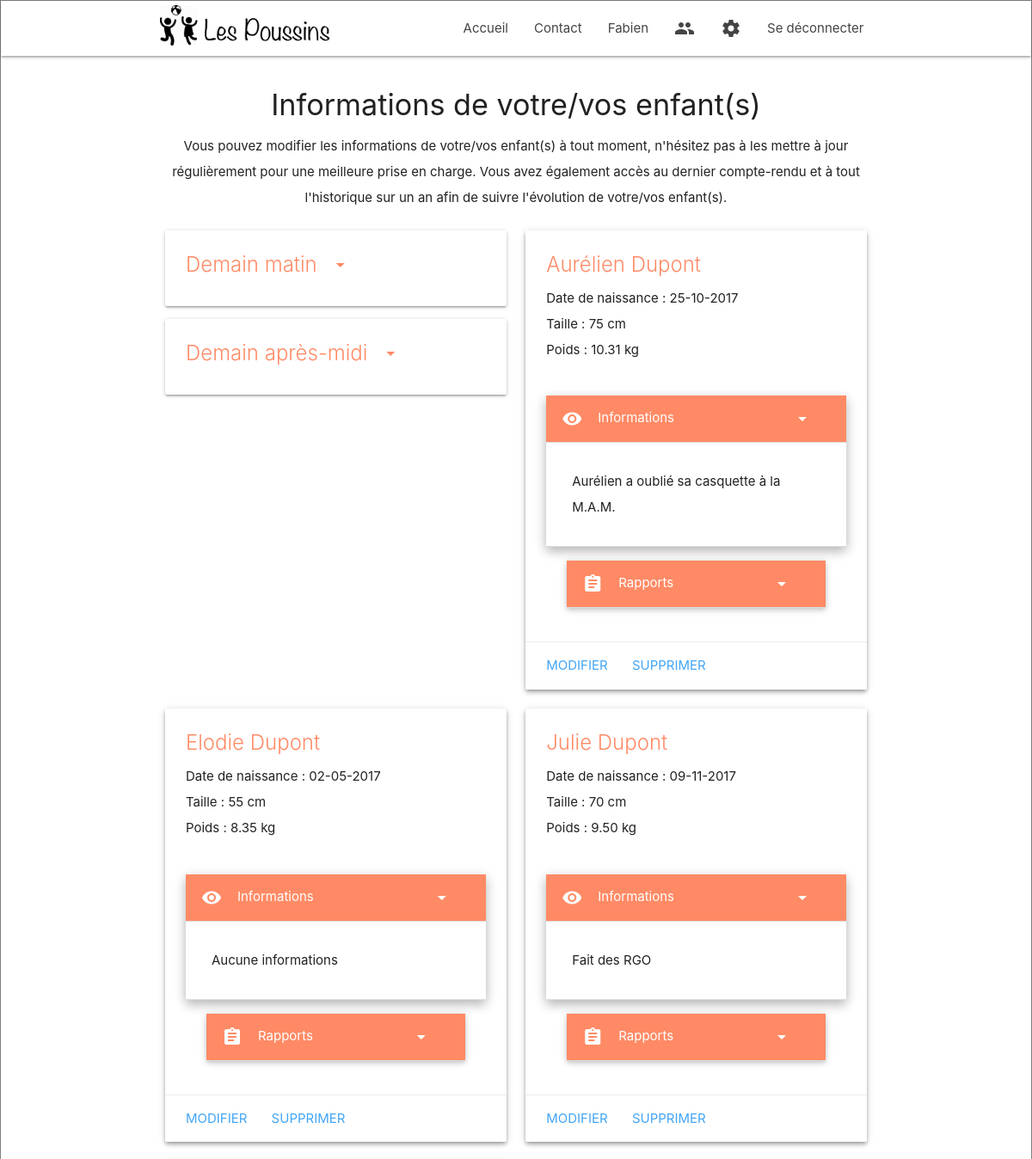
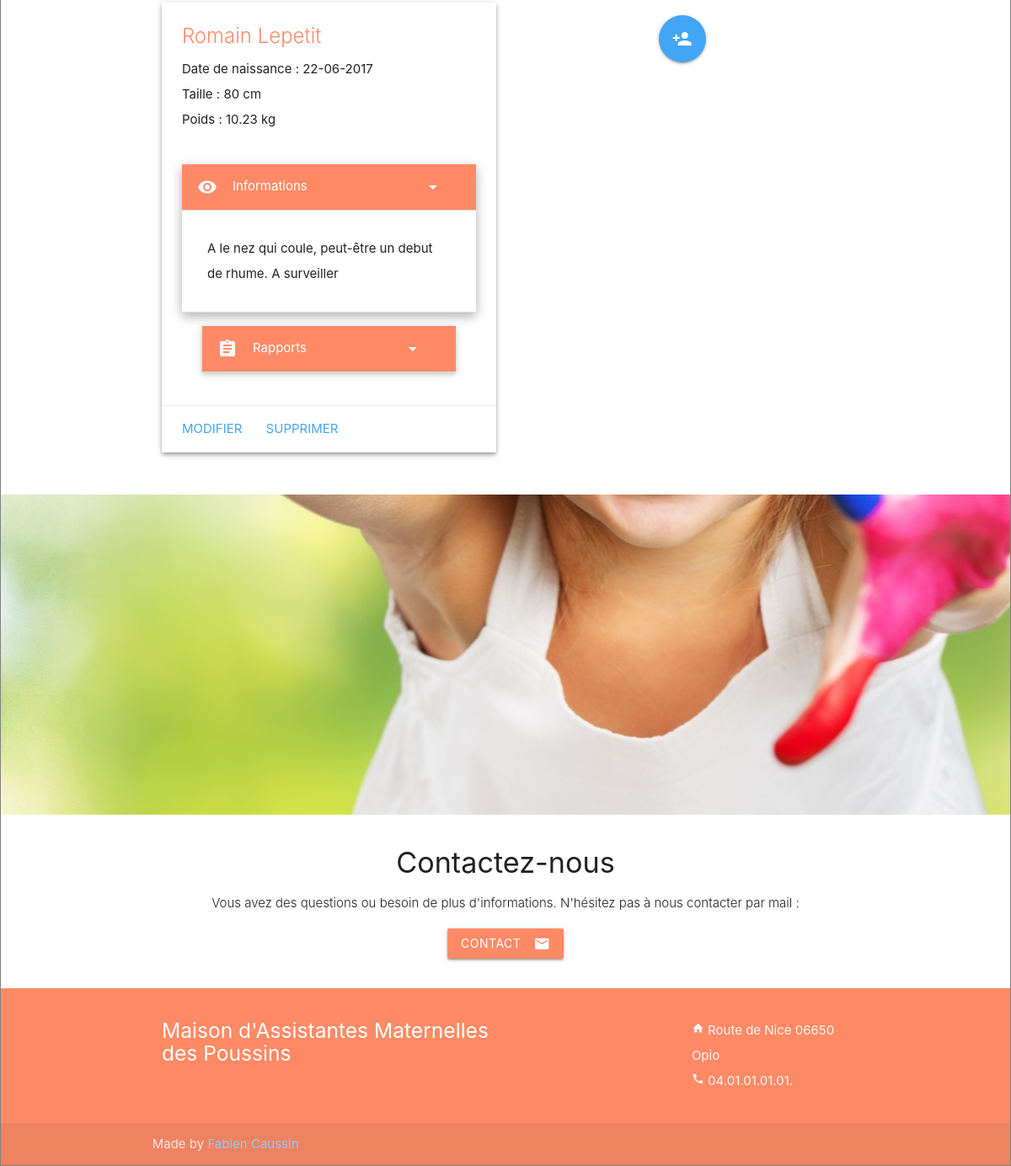
/index.php?action=login (signed in), run on the app's committed database (2 pictures, top to bottom).
### tables this page shows
CREATE TABLE `children` (
  `id` int(11) NOT NULL,
  `parentId` int(11) NOT NULL,
  `childName` varchar(255) NOT NULL,
  `familyName` varchar(255) NOT NULL,
  `birthday` date NOT NULL,
  `height` int(11) NOT NULL,
  `weight` decimal(6,2) NOT NULL,
  `note` text NOT NULL
);

### App/Controllers/UsersController.php (called while the page is built, shortened)
<?php
  class UsersController
  {
    private $users;
    private $child;
    public function __construct()
    {
      $this->users = new UsersManager;
      $this->child = new ChildrenManager;
    }
    public function homeUser()
    {
      if ($_SESSION['admin'] == 1) {
        $children = $this->child->getAllChildren();
        $user = $this->users->getUsers();
      }
      else {
        $children = $this->child->getChildren($_SESSION['id']);
        $user = "";
      }
      $view = new View("User");
      $view->generateView(array('children' => $children, 'user' => $user));
    }
  }
?>

### Public/index.php (called while the page is built, shortened)
<?php
require ("../App/Autoloader.php");
$router = new Router;
$router->routerRequest();
?>

### App/Autoloader.php (called while the page is built, shortened)
<?php
class Autoloader{
	static function autoload($class){
		if(strpos($class, __NAMESPACE__ . '\\') === 0){
      $class = str_replace(__NAMESPACE__ . '\\', '', $class);
      $class = str_replace('\\', '/', $class);
    }
	}
}

### App/Models/ChildrenManager.php (called while the page is built, shortened)
<?php
  class ChildrenManager extends PDOManager
  {
    public function getAllChildren()
    {
      $sql = "SELECT id, parentId, childName, familyName, DATE_FORMAT(birthday, '%d-%m-%Y') AS birthday_fr, height, weight, note FROM children ORDER BY familyName, childName";
      $children = $this->executeRequest($sql);
      return $children;
    }
  }
?>

### App/Config/Configuration.php (called while the page is built, shortened)
<?php
  class Configuration
  {
    private static $parameters;
    private static function getParameters()
    {
      if (self::$parameters == null) {
        $file = "../App/Config/config.ini";
        if (!file_exists($file)) {
          throw new \Exception("Auncun fichier de configuration trouvé");
        }
        else {
          self::$parameters = parse_ini_file($file);
        }
      }
      return self::$parameters;
    }
    public static function get($name, $defaultValue = null)
    {
      if (isset(self::getParameters()[$name])) {
        $value = self::getParameters()[$name];
      }
      else {
        $value = $defaultValue;
      }
      return $value;
    }
  }
?>

### App/Config/PDOManager.php (called while the page is built, shortened)
<?php
  abstract class PDOManager
  {
    private static $db;
    private static function dbConnect()
    {
      if (self::$db == null) {
        $dsn = Configuration::get("dsn");
        $login = Configuration::get("login");
        $password = Configuration::get("password");
        self::$db = new PDO($dsn, $login, $password);
        self::$db->setAttribute(PDO::ATTR_ERRMODE, PDO::ERRMODE_WARNING);
      }
      return self::$db;
    }
    protected function executeRequest($sql, $vars = null)
    {
        $req = self::dbConnect()->prepare($sql);
        $req->execute($vars);
      return $req;
    }
  }
?>

### App/Models/UsersManager.php (called while the page is built, shortened)
<?php
  class UsersManager extends PDOManager
  {
    public function getUsers()
    {
      $sql = "SELECT id, username, password, admin FROM users";
      $users = $this->executeRequest($sql);
      return $users;
    }
  }
?>

### App/Views/viewUser.php (the view, shortened to what this page needs)
<?php $this->title = "Accueil du compte: " . $_SESSION['username']; ?>
<div class="container">
  <div class="section">
    <div class="row">
      <div class="col s12 center">
        <h4>Informations de votre/vos enfant(s)</h4>
        <p>Vous pouvez modifier les informations de votre/vos enfant(s) à tout moment, n'hésitez pas à les mettre à jour régulièrement pour une meilleure prise en charge. Vous avez également accès au dernier compte-rendu et à tout l'historique sur un an afin de suivre l'évolution de votre/vos enfant(s).</p>
      </div>
      <div class="col s12 m6">
        <div class="card horizontal">
          <div class="card-content">
            <span class="card-title activator deep-orange-text text-lighten-2"><i class="material-icons right">arrow_drop_down</i>Demain matin</span>
          </div>
        </div>
        <div class="card horizontal">
          <div class="card-content">
            <span class="card-title activator deep-orange-text text-lighten-2"><i class="material-icons right">arrow_drop_down</i>Demain après-midi</span>
          </div>
        </div>
      </div>
      <?php foreach ($children as $children): ?>
        <div class="col s12 m6">
          <div class="card hoverable z-depth-2">
            <div class="card-content">
              <span class="card-title deep-orange-text text-lighten-2"><?= $children['childName'] . " " . $children['familyName']?></span>
              <p>
              Date de naissance : <?= $children['birthday_fr'] ?><br>
              Taille : <?= $children['height'] ?> cm<br>
              Poids : <?= $children['weight'] ?> kg</p>
              <br>
              <ul class="collapsible popout">
                <li class="active">
                  <div class="collapsible-header white-text deep-orange lighten-2">
                    <i class="material-icons">visibility</i>
                    Informations
                    <span class="badge white-text"><i class="material-icons">arrow_drop_down</i></span>
                  </div>
                  <div class="collapsible-body">
                    <?php if (!$children['note']): ?>
                      <p>Aucune informations</p>
                    <?php else: ?>
                      <p><?= $children['note'] ?></p>
                    <?php endif; ?>
                  </div>
                </li>
                <li>
                  <div class="collapsible-header white-text deep-orange lighten-2">
                    <i class="material-icons">assignment</i>
                    Rapports
                    <span class="badge white-text"><i class="material-icons">arrow_drop_down</i></span>
                  </div>
                </li>
              </ul>
            </div>
            <div class="card-action white">
              <a class="blue-text text-lighten-1" href="<?= "index.php?action=childAdmin&id=" . $children['id'] ?>">Modifier</a>
              <?php if ($_SESSION['admin'] == 1): ?>
                <a class="blue-text text-lighten-1 right-align modal-trigger" href="#modal<?= $children['id']?>">Supprimer</a>
              <?php endif; ?>
            </div>
          </div>
        </div>
      <?php endforeach; ?>
      <?php if ($_SESSION['admin'] == 1): ?>
        <div class="col s12 m6 center">
          <br>
          <a class="btn-floating btn-large waves-effect waves-light blue lighten-1 btn modal-trigger" href="#popup"><i class="material-icons">person_add</i></a>
        </div>
      <?php endif; ?>
    </div>
  </div>
</div>

### App/Views/template.php (shortened to what this page needs)
<!DOCTYPE html>
<html lang="fr" dir="ltr">
  <head>
    <link type="text/css" rel="stylesheet" href="css/materialize.css"  media="screen,projection"/>
    <link type="text/css" rel="stylesheet" href="css/styles.css">
  </head>
  <body>
    <div class="bloc-page">
      <div class="navbar">
        <nav class="white" role="navigation">
          <div class="nav-wrapper container">
            <a href="index.php" id="logo-container" class="brand-logo"><img src="img/logo2.png" alt="logo" class="logo"></a>
            <ul class="right hide-on-med-and-down">
              <li><a href="index.php">Accueil</a></li>
              <li><a href="#contact">Contact</a></li>
              <?php if (empty($_SESSION)): ?>
                <li><a href="index.php?action=login">Se Connecter</a></li>
              <?php else: ?>
                <li><a href="index.php?action=login"><?= $_SESSION['username']; ?></a></li>
                <?php if ($_SESSION['admin'] == 1): ?>
                  <li><a href="index.php?action=usersAdmin" ><i class="material-icons">people</i></a></li>
                <?php endif; ?>
                <li><a href="index.php?action=loginAdmin"><i class="material-icons">settings</i></a></li>
                <li><a href="index.php?action=disconnect">Se déconnecter</a></li>
              <?php endif; ?>
            </ul>
          </div>
        </nav>
      </div>
      <?= $content ?>
      <div class="parallax-container valign-wrapper">
        <div class="parallax"><img src="img/enfant2.jpg" alt="Photo d'enfant"></div>
      </div>
      <div class="container">
        <div class="section contact" id="contact">
          <div class="row">
            <div class="col s12 center">
              <h4>Contactez-nous</h4>
              <p class="center-align light">Vous avez des questions ou besoin de plus d'informations. N'hésitez pas à nous contacter par mail :</p>
            </div>
            <form class="col s12 center" action="mailto:fabien.caussin@free.fr">
              <button class="btn waves-effect waves-light deep-orange lighten-2" type="submit" name="action">Contact
                <i class="material-icons right">email</i>
              </button>
            </form>
          </div>
        </div>
      </div>
      <footer class="page-footer deep-orange lighten-2">
        <div class="container">
          <div class="row">
            <div class="col s12 m6">
              <h5 class="white-text">Maison d'Assistantes Maternelles des Poussins</h5>
            </div>
            <div class="col s12 m3 offset-m3">
              <p class="grey-text text-lighten-4"><i class="tiny material-icons">home</i>  Route de Nice 06650 Opio<br />
                <i class="tiny material-icons">call</i>  04.01.01.01.01.<br />
              </p>
            </div>
          </div>
        </div>
        <div class="footer-copyright">
          <div class="container">
            Made by <a class="blue-text text-lighten-3" href="https://github.com/fcaussin">Fabien Caussin</a>
          </div>
        </div>
      </footer>
    </div>
  </body>
</html>

### App/Controllers/Router.php (shortened to what this page needs)
<?php
  class Router
  {
    private $viewHome;
    private $viewLogin;
    private $ctrlUsers;
    public function __construct()
    {
      $this->viewHome = new View("Home");
      $this->viewLogin = new View("Login");
      $this->ctrlUsers = new UsersController;
    }
    public function routerRequest()
    {
      try {
        if (isset($_GET['action'])) {
          switch ($_GET['action']) {
            case 'login':
              if (empty($_SESSION)) {
                $errorLogin = "";
                $this->viewLogin->generateView(array('errorLogin' => $errorLogin));
              }
              else {
                  $this->ctrlUsers->homeUser();
              }
            break;
          }
        }
        else {
          $this->viewHome->generateView(array());
        }
      }
      catch (\Exception $e) {
        $this->error($e->getMessage());
      }
    }
  }
?>

### App/Views/View.php (shortened to what this page needs)
<?php
  class View
  {
    private $file;
    private $title;
    public function __construct($action)
    {
      $this->file = "../App/Views/view" . $action . ".php";
    }
    public function generateFile($file, $data)
    {
      if (file_exists($file)) {
        extract($data);
        require $file;
        return ob_get_clean();
      }
      else {
        throw new \Exception("Fichier " . $file . " introuvable");
      }
    }
    public function generateView($data)
    {
      $content = $this->generateFile($this->file, $data);
      $view = $this->generateFile("../App/Views/template.php", array("title" => $this->title, "content" => $content));
      echo $view;
    }
  }
?>

### Public/css/styles.css (style rules this page uses)
body { display: flex; flex-direction: column; margin: 0; padding: 0; width: 100%; }
.bloc-page { border: 1px solid grey; margin: auto; max-width: 1600px; width: 100%; }
nav ul a, nav .brand-logo { color: #444; }
p { line-height: 2rem; }
nav { max-width: 1600px; }
.logo { height: 50px; margin: 5px; }
.parallax-container { color: rgb(255,255,255); height: auto; line-height: 0; min-height: 380px; }
.page-footer { margin: 0; }

### data on the page
children: childName "Aurélien", familyName "Dupont", birthday_fr "25-10-2017", height "75", weight "10.31", note "Aurélien a oublié sa casquette à la M.A.M."
children: childName "Elodie", familyName "Dupont", birthday_fr "02-05-2017", height "55", weight "8.35", note "Aucune informations"
children: childName "Julie", familyName "Dupont", birthday_fr "09-11-2017", height "70", weight "9.50", note "Fait des RGO"
children: childName "Romain", familyName "Lepetit", birthday_fr "22-06-2017", height "80", weight "10.23", note "A le nez qui coule, peut-être un debut de rhume. A surveiller"

### other printed values
$_SESSION['username'] "Fabien"
